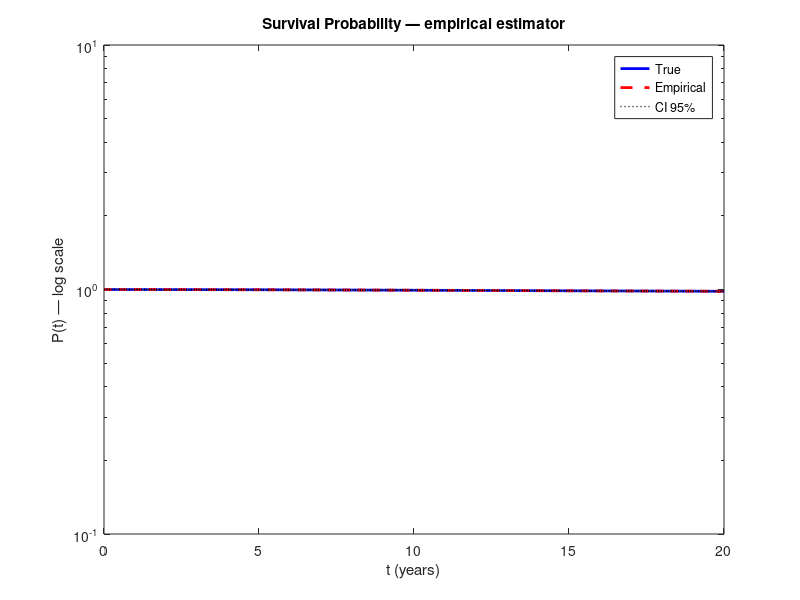

Source code (MATLAB):
% exercise 5 : credit_simulation

lambda1 = 0.0004;
lambda2 = 0.0010;
theta   = 5;

%% Question a)
u   = rand;
v   = -log(u);

% piecewise lambda => we can integrate easily and then deduce tau
threshold = lambda1 * theta;   % = 0.002
if v <= threshold
    tau = v/lambda1;
else
    tau = theta + (v-threshold)/lambda2;
end
tau

%% Question b)

M = 10^5; % number of simulation
tau_vect = zeros(M,1);
u_vect = rand(M,1);
v_vect = -log(u_vect);
threshold = lambda1 * theta; 

% Calculate tau for each simulation
tau_vect(v_vect <= threshold) = v_vect(v_vect <= threshold) / lambda1;
tau_vect(v_vect > threshold)  = theta + (v_vect(v_vect > threshold) - threshold) / lambda2;

tGrid = linspace(0, 20, 500);

% 1) Empirical estimator 

% Empirical survival probability
P_emp = arrayfun(@(t) mean(tau_vect > t), tGrid);

% True survival
P_true = exp(-(lambda1*min(tGrid,theta) + lambda2*max(tGrid-theta,0)));

% CI sur P_emp : binomial => std = sqrt(p*(1-p)/M)
z     = 1.96; % CI 95% 
P_up  = P_emp + z * sqrt(P_emp.*(1-P_emp)/M);
P_low = P_emp - z * sqrt(P_emp.*(1-P_emp)/M);

figure;
semilogy(tGrid, P_true, 'b-',  'LineWidth', 2); hold on
semilogy(tGrid, P_emp,  'r--', 'LineWidth', 2);
semilogy(tGrid, P_up,   'k:',  'LineWidth', 1);
semilogy(tGrid, P_low,  'k:',  'LineWidth', 1);
xlabel('t (years)'); ylabel('P(t) — log scale')
legend('True','Empirical','CI 95%')
title('Survival Probability — empirical estimator')
